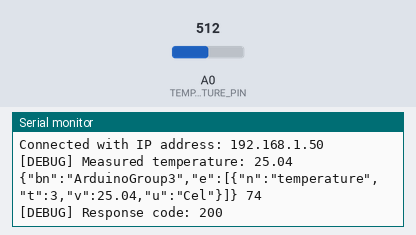
Simulated run of this sketch. Board: Arduino MKR. Parts: the last lines printed to the serial monitor. The test bench sets the inputs (shaded band); at power-on: A0 (TEMPERATURE_PIN) = 512. WiFi joins after 1.5 s; servers stay silent unless stated; uploads are accepted with an empty reply; not simulated (calls return 0 or success): arduino_secrets.h.

Above: at 4.7 s.
4.8 s: A0 (TEMPERATURE_PIN) set to 716
At 8.86 s:
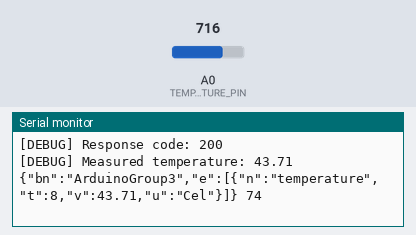
10.6 s: A0 (TEMPERATURE_PIN) set to 900
At 14.7 s:
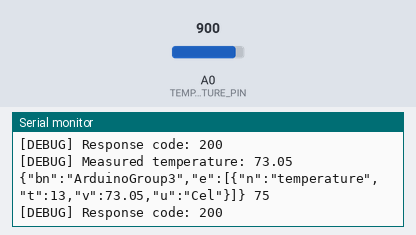
Timing chart, 0 to 16.2 s (numbered marks = the images above; inputs shaded):
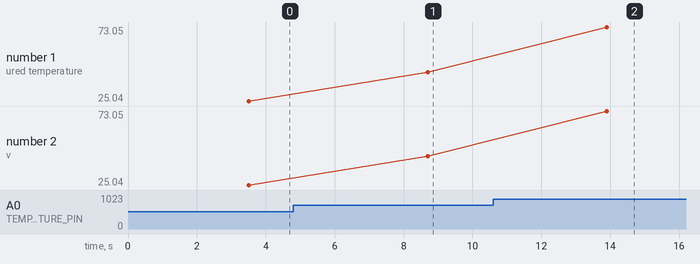

The sketch:

ex02.ino
```cpp
#include <WiFiNINA.h>
#include <ArduinoHttpClient.h>
#include "arduino_secrets.h"


// Pins
#define TEMPERATURE_PIN A0


// WiFi
char ssid[] = SECRET_SSID;
char pass[] = SECRET_PASS;

int status = WL_IDLE_STATUS;

char server_address[] = "192.168.255.123";    // to be modified
int server_port = 8080;
String body;

WiFiClient wifi;
HttpClient client = HttpClient(wifi, server_address, server_port);


// Temperature sensor
const int B = 4275, T0 = 25;
const long R0 = 100000, R1 = 100000;
const double TK = 273.15;
double temperature;


// Functions prototypes
String senMlEncode(double val);


void setup() {
    Serial.begin(9600);

    pinMode(TEMPERATURE_PIN, INPUT);

    while (status != WL_CONNECTED) {
        Serial.print("Attempting to connect to SSID: ");
        Serial.println(ssid);

        status = WiFi.begin(ssid, pass);
        delay(2000);
    }

    Serial.print("Connected with IP address: ");
    Serial.println(WiFi.localIP());
}


void loop() {

    // Read the temperature
    double v = (double) analogRead(TEMPERATURE_PIN);
    double r = (1023.0 / v - 1.0) * (double)R1;
    temperature = 1.0 / ( (log(r / (double)R0) / (double)B) + (1.0 / ((double)T0 + TK))) - TK;
    Serial.print("[DEBUG] Measured temperature: "); Serial.println(temperature);

    // Create the body
    body = senMlEncode(temperature);

    // Send the request
    client.beginRequest();
    client.post("/log");

    /*
     * change session_id in the cookie header according to postman session_id, it will be
     * automatically reassigned at the first request it makes
     *
     * we use postman session_id so that with a GET request from postman we can see the
     * log, otherwise, the requests of the Arduino will be saved in another log session
     * used just for Arduino
     *
     * using the same session_id, although it is probably a very bad practice, allows us
     * to have no issue in visualizing the log
     */
    client.sendHeader("Cookie", "session_id=629edc8b148df01e95e953b8641c53fc3c6959f4");
    client.sendHeader("Content-Type", "text/plain");
    client.sendHeader("Content-Length", body.length());
    client.sendHeader("Accept", "*/*");
    client.sendHeader("Accept-Encoding", "gzip, deflate, br");
    client.sendHeader("Connection", "keep-alive");
    client.beginBody();
    client.print(body);
    client.endRequest();
    int ret = client.responseStatusCode();

    Serial.print("[DEBUG] Response code: " + String(ret) + "\n");

    // Try to re-send if error, otherwise wait for next misuration
    if (ret == 200) {
        delay(5000);
    } else {
        delay(1000);
    }
}


String senMlEncode(double val) {
    String res = "{\"bn\":\"ArduinoGroup3\",\"e\":[{\"n\":\"temperature\",\"t\":" + String(int(millis()/1000)) + ",\"v\":" + String(val) + ",\"u\":\"Cel\"}]}";
    Serial.print(res + " "); Serial.println(res.length());

    return res;
}
```

Measured:
- after the input at 4.8 s, the serial monitor: prints a new line after 3.9 s (image 1)
- after the input at 10.6 s, the serial monitor: prints a new line after 3.3 s (image 2)
- plotted number 1: 25.04 → 43.71 after the input at 4.8 s, 43.71 → 73.05 after the input at 10.6 s
- plotted number 2: 25.04 → 43.71 after the input at 4.8 s, 43.71 → 73.05 after the input at 10.6 s
